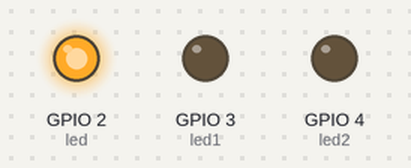
Bench run of a program on a simulated Raspberry Pi (BCM pin numbers). On the bench: output pins drawn as LEDs (lit = HIGH).

Above: at 0.05 s.
At 1.45 s:
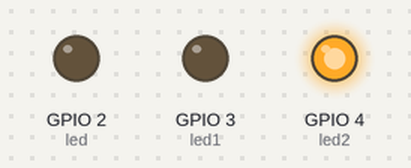
At 2.85 s:
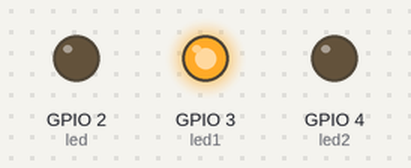
Timing chart, 0 to 3.1 s (numbered marks = the images above):
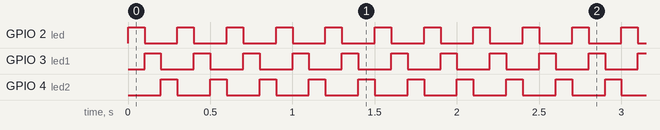

Measured:
- by itself, GPIO 2 (led), GPIO 3 (led1), GPIO 4 (led2): alternates HIGH for 0.10 s and LOW for 0.20 s

The program:

LED_Seq.py
```python
import RPi.GPIO as GPIO
import time
GPIO.setmode(GPIO.BCM)
GPIO.setwarnings(False)
led=2
led1=3
led2=4
GPIO.setup(led,GPIO.OUT)
GPIO.setup(led1,GPIO.OUT)
GPIO.setup(led2,GPIO.OUT)
pause_time=0.1
while True:
	GPIO.output(led,1)
	GPIO.output(led1,0)
	GPIO.output(led2,0)
	time.sleep(pause_time)
	GPIO.output(led,0)
	GPIO.output(led1,1)
	GPIO.output(led2,0)
	time.sleep(pause_time)
	GPIO.output(led,0)
	GPIO.output(led1,0)
	GPIO.output(led2,1)
	time.sleep(pause_time)
```
